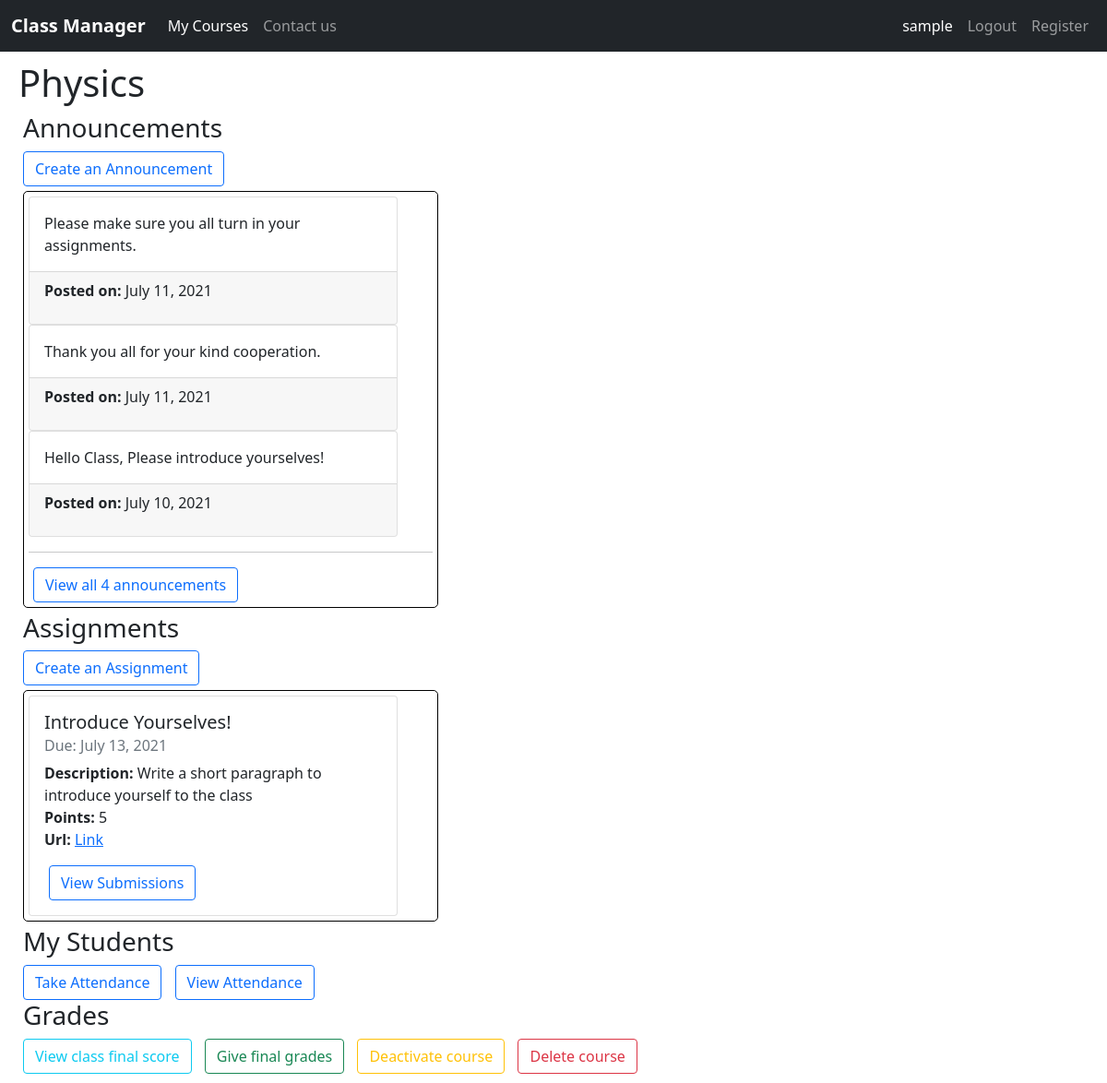
The page /view_course/1 (signed in) on the database its author committed.
### classmanager/models.py (models this page shows, shortened)
class User(AbstractUser):
    is_student = models.BooleanField(default=False)
    is_instructor = models.BooleanField(default=False)

class Course(models.Model):
    instructor = models.ForeignKey(Instructor, on_delete=models.CASCADE)
    name = models.CharField(max_length=255, blank=False, default=None)
    is_active = models.BooleanField(default=True)
    date_created = models.DateTimeField(auto_now_add=True)
    DEPARTMENTS = [
        ("Math", "Math"), ("English", "English"),
        ("Science", "Science"), ("Technology", "Technology"),
        ("Law", "Law"), ("Art", "Art"),
        ("Business", "Business"), ("Health", "Health")
    ]
    department = models.CharField(max_length=20, choices=DEPARTMENTS, default="Other")
    description = models.TextField(max_length=1000, default=None, blank=True)
    credits = models.PositiveIntegerField(default=2)
    length = models.PositiveIntegerField(default=10)

class Announcement(models.Model):
    course = models.ForeignKey(Course, on_delete=models.CASCADE)
    text = models.TextField(max_length=1000, default=None)
    date_created = models.DateField(auto_now_add=True)

class Assignment(models.Model):
    title = models.TextField(max_length=255, blank=False)
    course = models.ForeignKey(Course, on_delete=models.CASCADE)
    file_url = models.URLField(blank=True, max_length=200)
    description = models.TextField(max_length=1000, blank=True)
    date_created = models.DateField(auto_now_add=True)
    due_date = models.DateField(blank=False, default=date.today() + timedelta(days=3))
    points = models.PositiveIntegerField(default=1)

### classmanager/views.py (the view)
# urls.py: path("view_course/<int:course_id>", views.view_course, name="view-course"),
@login_required
def view_course(request, course_id):
    try:
        course = Course.objects.get(pk=course_id)
    except Course.DoesNotExist:
        return render(request, "classmanager/failure.html", {
            "failure_message": "Sorry, the course you wanted does not exist or was deleted"
        })
    if request.user.is_student:
        student = Student.objects.get(pk=request.user)
        if len(Enrollment.objects.filter(course=course_id, student=student)) == 0:
            return render(request, "classmanager/failure.html", {
                "failure_message": "Sorry, you need to join a course in order to view it"
            })
    elif request.user.is_instructor:
        instructor = Instructor.objects.get(pk=request.user)
        if course.instructor != instructor:
            return render(request, "classmanager/failure.html", {
                "failure_message": "Sorry, you need to create a course in order to view it"
            })
    else:
        return render(request, "classmanager/failure.html", {
            "failure_message": "Sorry, you need to join a course as a student or create it as an instructor in order "
                               "to view it "
        })
    announcements = Announcement.objects.filter(course=course).order_by("-date_created")
    assignments = Assignment.objects.filter(course=course).order_by("-date_created")
    return render(request, "classmanager/view_course.html", {
        "course": course,
        "announcements": announcements,
        "assignments": assignments
    })

### classmanager/templates/classmanager/view_course.html (shortened to what this page needs)
{% extends "classmanager/layout.html" %}
{% block body %}
<h1>{{course.name}}</h1>
<h3>Announcements</h3>
{% if user.is_instructor %}
<form class="button-form" action="{% url 'create-announcement' course_id=course.id %}" method="GET">
    <input class="btn btn-outline-primary" type="submit" value="Create an Announcement" />
</form>
{% endif %}
<div class="course-section">
    {% for announcement in announcements|slice:3 %}
    <div class="card" style="max-width: 400px;">
        <div class="card-body">
            <p class="card-text">{{announcement.text}}</p>
        </div>
        <div class="card-footer">
            <p><strong>Posted on: </strong> {{announcement.date_created}}</p>
        </div>
    </div>
    {% empty %}
    <div class="card">
        <div class="card-body">
            no announcement has been made in this class yet.
        </div>
    </div>
    {% endfor %}
    {% if announcements|length > 3 %}
    <hr>
    <form class="button-form" action="{% url 'view-all' course_id=course.id activity='announcements' %}" method="GET">
        <input class="btn btn-outline-primary" type="submit" value="View all {{announcements|length}} announcements" />
    </form>
    {% endif %}
</div>
<h3>Assignments</h3>
{% if user.is_instructor %}
<form class="button-form" action="{% url 'create-assignment' course_id=course.id %}" method="GET">
    <input class="btn btn-outline-primary" type="submit" value="Create an Assignment" />
</form>
{% endif %}
<div class="course-section">
    {% for assignment in assignments|slice:3 %}
    <div class="card" style="max-width: 400px;">
        <div class="card-body">
            <h5 class="card-title">{{assignment.title}}</h5>
            <h6 class="card-subtitle mb-2 text-muted">Due: {{assignment.due_date}}</h6>
            <p class="card-text">
                <strong>Description:</strong> {{assignment.description}} <br>
                <strong>Points:</strong> {{assignment.points}} <br>
                <strong>Url:</strong> <a href="{{assignment.file_url}}" target="_blank">Link</a> <br>
            </p>
            {% if user.is_student %}
            <form class="button-form"
                action="{% url 'create-submission' course_id=course.id assignment_id=assignment.id%}" method="GET">
                <input class="btn btn-outline-primary" type="submit" value="Submit" />
            </form>
            {% else %}
            <form class="button-form"
                action="{% url 'view-submissions' course_id=course.id assignment_id=assignment.id%}" method="GET">
                <input class="btn btn-outline-primary" type="submit" value="View Submissions" />
            </form>
            {% endif %}
        </div>
    </div>
    {% empty %}
    <div class="card">
        <div class="card-body">
            No assignment has been made in this class yet.
        </div>
    </div>
    {% endfor %}
</div>
{% if user.is_instructor %}
<h3>My Students</h3>
<form class="button-form" action="{% url 'create-attendance' course_id=course.id %}" method="GET">
    <input class="btn btn-outline-primary" type="submit" value="Take Attendance" />
</form>
<form class="button-form" action="{% url 'view-attendance' course_id=course.id %}" method="GET">
    <input class="btn btn-outline-primary" type="submit" value="View Attendance" />
</form>
{% endif %}
<h3>Grades</h3>
{% if user.is_instructor %}
<form class="button-form" action="{% url 'view-finals' course_id=course.id %}" method="GET">
    <input class="btn btn-outline-info" type="submit" value="View class final score" />
</form>
<form class="button-form" action="{% url 'grade-finals' course_id=course.id %}" method="GET">
    <input class="btn btn-outline-success" type="submit" value="Give final grades" />
</form>
<form class="button-form" action="{% url 'deactivate-course' course_id=course.id %}" method="GET">
    <input class="btn btn-outline-warning" type="submit" value="Deactivate course" />
</form>
<form class="button-form" action="#" method="GET">
    <input class="btn btn-outline-danger" type="submit" value="Delete course" />
</form>
{% endif %}
{% endblock body %}

### classmanager/templates/classmanager/layout.html (shortened to what this page needs)
{% load static %}
<!DOCTYPE html>
<html lang="en">
<head>
    <link rel="stylesheet" href="{% static 'classmanager/styles.css' %}">
    <link href="https://cdn.jsdelivr.net/npm/bootstrap@5.0.2/dist/css/bootstrap.min.css" rel="stylesheet"
>
</head>
<body>
    <nav class="navbar navbar-expand-lg navbar-dark bg-dark">
        <div class="container-fluid">
            <a class="navbar-brand" href="{% url 'index' %}"><b>Class Manager</b></a>
            <div class="collapse navbar-collapse justify-content-between" id="navbarNavAltMarkup">
                <div class="navbar-nav">
                    {% block left-nav %}
                    {% if user.is_instructor %}
                    <a class="nav-link active" aria-current="page" href="{% url 'view-created-courses' %}">My Courses</a>
                    {% endif %}
                    {% endblock left-nav %}
                    <a class="nav-link" href="{% url 'contact_us' %}">Contact us</a>
                </div>
            </div>
            <div class="collapse navbar-collapse justify-content-end" id="navbarNavAltMarkup">
                <div class="navbar-nav">
                    {% if user.is_authenticated %}
                    <a class="nav-link active" aria-current="page"
                        href="{% url 'view-my-profile' %}">{{user.username}}</a>
                    <a class="nav-link" href="{% url 'logout' %}">Logout</a>
                    {% else %}
                    <a class="nav-link" href="{% url 'login' %}">Login</a>
                    {% endif %}
                    {% block right-nav %}
                    <a class="nav-link" href="{% url 'register' %}">Register</a>
                    {% endblock right-nav %}
                </div>
            </div>
        </div>
    </nav>
    <div class="main-container">
        {% block body%}
        {% endblock body%}
    </div>
</body>
</html>

### classmanager/static/classmanager/styles.css (style rules this page uses)
.main-container { margin: 10px 20px 10px 20px; }
form { max-width: 600px; }
.button-form { margin: auto; padding: 5px; display: inline; }
.course-section { border-radius: 5px; border: 1px solid black; padding: 5px; max-width: 450px; margin: 5px; }
h3 { margin: 5px; }

### rows shown on the page
User: username "sample"
Course: name "Physics"
Announcement: text "Please make sure you all turn in your assignments.", date_created "July 11, 2021"
Announcement: text "Thank you all for your kind cooperation.", date_created "July 11, 2021"
Announcement: text "Hello Class, Please introduce yourselves!", date_created "July 10, 2021"
Assignment: title "Introduce Yourselves!", due_date "July 13, 2021", description "Write a short paragraph to introduce yourself to the class", points "5"
